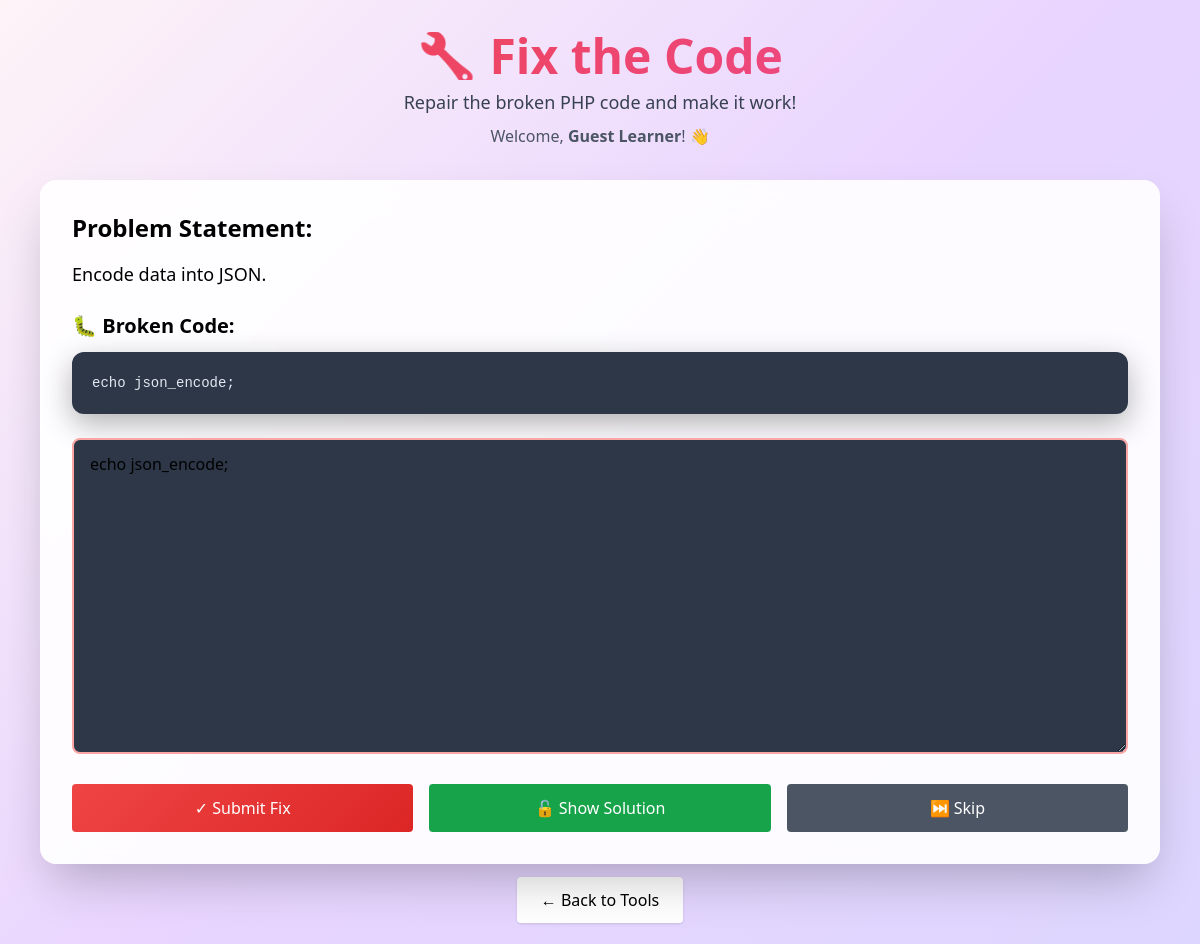
The app's page /fix-code.php with its own data.
### tables this page shows
CREATE TABLE `fixthecode` (
  `fix_id` int NOT NULL,
  `problem_statement` text NOT NULL,
  `buggy_code` text NOT NULL,
  `correct_code` text NOT NULL
);

### fix-code.php (the view, shortened to what this page needs)
<?php
require_once 'db.php';
$user_fullname = $_SESSION['user_name'] ?? "Guest Learner";
$stmt = $conn->prepare("SELECT * FROM fixthecode WHERE fix_id = ?");
$stmt->bind_param("i", $_SESSION['current_fix_id']);
$stmt->execute();
$question = $stmt->get_result()->fetch_assoc();
$user_code = $_SESSION['user_code'] ?? $question['buggy_code'];
?>
<!DOCTYPE html>
<html lang="en">
<head>
<script src="https://cdn.tailwindcss.com"></script>
</head>
<body class="font-sans">
<div class="container max-w-6xl mx-auto px-4 py-8">
<div class="text-center mb-8">
<h1 class="text-5xl font-bold mb-2" style="background: linear-gradient(135deg, #ef4444, #ec4899); -webkit-background-clip: text; -webkit-text-fill-color: transparent;">🔧 Fix the Code</h1>
<p class="text-gray-700 text-lg">Repair the broken PHP code and make it work!</p>
<p class="text-gray-600 mt-2">Welcome, <strong><?php echo htmlspecialchars($user_fullname); ?></strong>! 👋</p>
</div>
<div id="question-container" class="bg-white bg-opacity-90 backdrop-blur-lg rounded-2xl shadow-2xl p-8 mb-6">
<h2 class="text-2xl font-bold mb-4">Problem Statement:</h2>
<p class="text-lg"><?php echo htmlspecialchars($question['problem_statement']); ?></p>
<h3 class="text-xl font-bold mt-6 mb-3">🐛 Broken Code:</h3>
<div class="code-box"><?php echo htmlspecialchars($question['buggy_code']); ?></div>
<form method="POST" class="space-y-6 mt-6">
<textarea name="user_code" rows="12" class="w-full px-4 py-3 border-2 border-red-300 rounded-lg" required><?php echo htmlspecialchars($user_code); ?></textarea>
<div class="grid grid-cols-1 md:grid-cols-3 gap-4">
<button type="submit" name="submit_code" class="btn-primary text-white py-3 rounded">✓ Submit Fix</button>
<button type="submit" name="show_solution" class="bg-green-600 text-white py-3 rounded">🔓 Show Solution</button>
<a href="fix-code.php?next=1" class="bg-gray-600 text-white py-3 rounded text-center">⏭️ Skip</a>
</div>
</form>
</div>
<div class="text-center">
<a href="tools.php" class="bg-white px-6 py-3 rounded shadow">← Back to Tools</a>
</div>
</div>
</body>
</html>

### fix-code.php (style rules this page uses)
body { background: linear-gradient(135deg, #fef3f7 0%, #e9d5ff 50%, #ddd6fe 100%); min-height: 100vh; }
.code-box { background: #2d3748; color: #e2e8f0; padding: 20px; border-radius: 12px; font-family: 'Courier New', monospace; font-size: 14px; line-height: 1.6; white-space: pre-wrap; box-shadow: 0 10px 30px rgba(0,0,0,0.3); }
textarea { font-family: 'Courier New', monospace; background: #2d3748; color: #e2e8f0; }
.btn-primary { background: linear-gradient(135deg, #ef4444, #dc2626); transition: all 0.3s; }

### records on screen
fixthecode: problem_statement "Encode data into JSON.", buggy_code "echo json_encode;", user_code "echo json_encode;"

### other values on screen
$user_fullname "Guest Learner"
